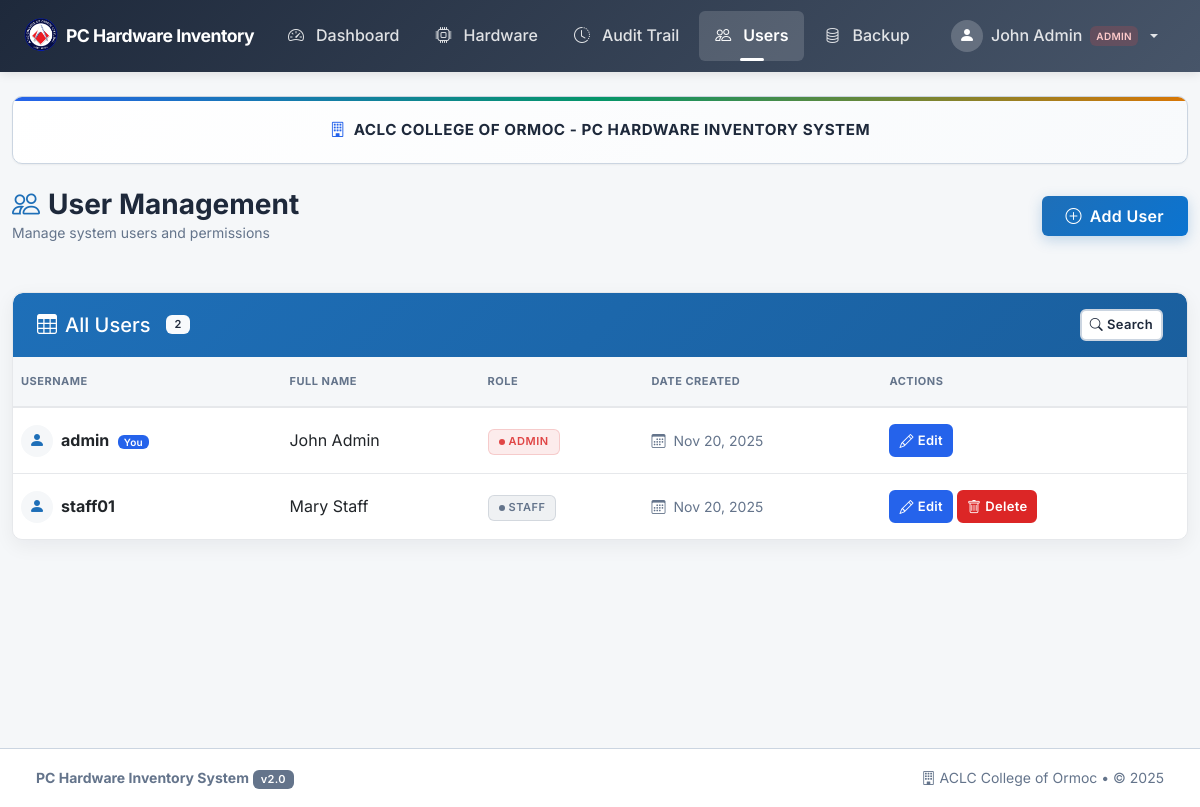
The page /pages/users.php (signed in) on the database its author committed.
### tables this page shows
CREATE TABLE IF NOT EXISTS users (
    id INT AUTO_INCREMENT PRIMARY KEY,
    username VARCHAR(100) NOT NULL UNIQUE,
    password VARCHAR(255) NOT NULL,            
    full_name VARCHAR(255) NOT NULL,
    role VARCHAR(50) DEFAULT 'staff',         
    date_created TIMESTAMP DEFAULT CURRENT_TIMESTAMP
);

### config/security.php (called while the page is built, shortened)
<?php
function escapeOutput($data) {
    return htmlspecialchars($data, ENT_QUOTES, 'UTF-8');
}
?>

### pages/users.php (the view, shortened to what this page needs)
<?php
require_once '../config/security.php';
$conn = getDBConnection();
$records_per_page = 20;
$page = isset($_GET['page']) ? max(1, (int)$_GET['page']) : 1;
$offset = ($page - 1) * $records_per_page;
$count_result = $conn->query("SELECT COUNT(*) as total FROM users");
$total_records = $count_result->fetch_assoc()['total'];
$users = [];
$stmt = $conn->prepare("SELECT * FROM users ORDER BY date_created DESC LIMIT ? OFFSET ?");
$stmt->bind_param("ii", $records_per_page, $offset);
$stmt->execute();
$result = $stmt->get_result();
while ($row = $result->fetch_assoc()) {
    $users[] = $row;
}
include '../includes/header.php';
?>
<div class="row mb-4">
    <div class="col-12">
        <div class="system-branding">
            <h6><i class="bi bi-building" aria-hidden="true"></i> ACLC COLLEGE OF ORMOC - PC HARDWARE INVENTORY SYSTEM</h6>
        </div>
        <div class="page-header-hci">
            <div class="d-flex flex-column flex-md-row justify-content-between align-items-start align-items-md-center gap-3">
                <div>
                    <h1>
                        <i class="bi bi-people" aria-hidden="true"></i> User Management
                    </h1>
                    <p class="subtitle">Manage system users and permissions</p>
                </div>
                <button class="btn btn-primary-cta" data-bs-toggle="modal" data-bs-target="#addUserModal" aria-label="Add new user">
                    <i class="bi bi-plus-circle" aria-hidden="true"></i> Add User
                </button>
            </div>
        </div>
    </div>
</div>
<div class="card table-card" role="region" aria-label="Users list">
    <div class="card-header card-header-primary">
        <div class="d-flex flex-column flex-md-row justify-content-between align-items-start align-items-md-center gap-2">
            <h5 class="mb-0 d-flex align-items-center gap-2">
                <i class="bi bi-table" aria-hidden="true"></i> All Users
                <span class="badge bg-light text-primary ms-2"><?php echo $total_records; ?></span>
            </h5>
            <button class="btn btn-sm btn-light" type="button" id="toggleSearchBtn"
                    aria-expanded="false" aria-controls="searchFilterPanel"
                    onclick="toggleSearchFilter()">
                <i class="bi bi-search" aria-hidden="true"></i>
                <span class="d-none d-sm-inline">Search</span>
            </button>
        </div>
    </div>
    <div class="card-body p-0">
        <div class="table-responsive">
            <table class="table table-hover table-hci mb-0" id="usersTable" role="grid">
                <thead>
                    <tr>
                        <th scope="col">Username</th>
                        <th scope="col">Full Name</th>
                        <th scope="col">Role</th>
                        <th scope="col" class="d-none d-md-table-cell">Date Created</th>
                        <th scope="col">Actions</th>
                    </tr>
                </thead>
                <tbody>
                    <?php if (empty($users)): ?>
                    <tr>
                        <td colspan="5">
                            <div class="empty-state-hci">
                                <i class="bi bi-people empty-icon" aria-hidden="true"></i>
                                <h5>No users found</h5>
                                <p>Get started by adding your first user to the system.</p>
                                <button class="btn btn-primary-cta" data-bs-toggle="modal" data-bs-target="#addUserModal">
                                    <i class="bi bi-plus-circle" aria-hidden="true"></i> Add First User
                                </button>
                            </div>
                        </td>
                    </tr>
                    <?php else: ?>
                    <?php foreach ($users as $user): ?>
                    <tr tabindex="0" role="row">
                        <td data-label="Username">
                            <div class="d-flex align-items-center gap-2">
                                <div class="user-avatar-sm" style="width: 32px; height: 32px; border-radius: 50%; background: var(--bg-page, #f5f7f9); display: flex; align-items: center; justify-content: center; color: var(--primary, #1e6fb8);">
                                    <i class="bi bi-person-fill" aria-hidden="true"></i>
                                </div>
                                <div>
                                    <strong><?php echo escapeOutput($user['username']); ?></strong>
                                    <?php if ($user['id'] === $_SESSION['user_id']): ?>
                                    <span class="badge bg-info badge-sm ms-1">You</span>
                                    <?php endif; ?>
                                </div>
                            </div>
                        </td>
                        <td data-label="Full Name"><?php echo escapeOutput($user['full_name']); ?></td>
                        <td data-label="Role">
                            <?php if ($user['role'] === 'admin'): ?>
                            <span class="badge-role badge-role-admin" title="Administrator">Admin</span>
                            <?php else: ?>
                            <span class="badge-role badge-role-staff" title="Staff member">Staff</span>
                            <?php endif; ?>
                        </td>
                        <td data-label="Date Created" class="d-none d-md-table-cell">
                            <small class="text-muted">
                                <i class="bi bi-calendar3 me-1" aria-hidden="true"></i>
                                <?php echo date('M d, Y', strtotime($user['date_created'])); ?>
                            </small>
                        </td>
                        <td data-label="Actions">
                            <div class="d-flex gap-1 flex-wrap">
                                <button class="btn btn-action btn-info"
                                        onclick='editUser(<?php echo htmlspecialchars(json_encode($user), ENT_QUOTES, "UTF-8"); ?>)'
                                        aria-label="Edit user <?php echo escapeOutput($user['username']); ?>">
                                    <i class="bi bi-pencil" aria-hidden="true"></i>
                                    <span class="d-none d-sm-inline">Edit</span>
                                </button>
                                <?php if ($user['id'] !== $_SESSION['user_id']): ?>
                                <a href="?delete=<?php echo $user['id']; ?>"
                                   class="btn btn-action btn-danger"
                                   onclick="return confirmDelete('Are you sure you want to delete user &quot;<?php echo escapeOutput($user['username']); ?>&quot;? This action cannot be undone.', this)"
                                   aria-label="Delete user <?php echo escapeOutput($user['username']); ?>">
                                    <i class="bi bi-trash" aria-hidden="true"></i>
                                    <span class="d-none d-sm-inline">Delete</span>
                                </a>
                                <?php endif; ?>
                            </div>
                        </td>
                    </tr>
                    <?php endforeach; ?>
                    <?php endif; ?>
                </tbody>
            </table>
        </div>
    </div>
</div>
<?php include '../includes/footer.php'; ?>

### assets/css/theme-hci.css (style rules this page uses)
:root { --primary: #1e6fb8; --primary-hover: #1a5f9e; --primary-contrast: #ffffff; --muted: #6b7280; --bg-page: #f5f7f9; --card-bg: #ffffff; --border: #e6e8eb; --text-primary: #1e293b; --text-secondary: #64748b; --danger: #e04646; --danger-hover: #c53030; --success: #2ea44f; --success-hover: #269c45; --warning: #d97706; --accent: #0b74d1; --radius: 10px; --radius-sm: 6px; --radius-lg: 16px; --shadow: 0 6px 20px rgba(16,24,40,0.06); --shadow-hover: 0 8px 30px rgba(16,24,40,0.1); --gap-xs: 4px; --gap-sm: 8px; --gap-md: 16px; --gap-lg: 24px; --gap-xl: 32px; --transition-fast: 150ms ease; --transition-normal: 250ms ease; --topbar-height: 64px; }
body.has-topbar { background-color: var(--bg-page); padding-top: 0; }
body.has-topbar { background-color: var(--bg-page); }
.card { background: var(--card-bg); border-radius: var(--radius); border: 1px solid var(--border); box-shadow: var(--shadow); }
.card-header.card-header-primary { background: linear-gradient(135deg, var(--primary) 0%, var(--primary-hover) 100%); color: var(--primary-contrast); border-radius: var(--radius) var(--radius) 0 0; border-bottom: none; }
.btn-primary-cta { background: linear-gradient(135deg, var(--primary) 0%, var(--accent) 100%); color: var(--primary-contrast); border: none; padding: var(--gap-sm) var(--gap-lg); border-radius: var(--radius-sm); font-weight: 600; display: inline-flex; align-items: center; gap: var(--gap-sm); transition: all var(--transition-fast); box-shadow: 0 4px 14px rgba(30, 111, 184, 0.25); }
.btn-action { padding: var(--gap-xs) var(--gap-sm); font-size: 13px; border-radius: var(--radius-sm); display: inline-flex; align-items: center; gap: var(--gap-xs); transition: all var(--transition-fast); }
.btn-action i { font-size: 14px; }
.badge-role { display: inline-flex; align-items: center; gap: var(--gap-xs); padding: 3px 10px; font-size: 11px; font-weight: 600; border-radius: var(--radius-sm); text-transform: uppercase; letter-spacing: 0.5px; }
.badge-role-admin { background: rgba(224, 70, 70, 0.1); color: var(--danger); border: 1px solid rgba(224, 70, 70, 0.2); }
.badge-role-admin::before { content: ''; width: 6px; height: 6px; border-radius: 50%; background: var(--danger); }
.badge-role-staff { background: rgba(100, 116, 139, 0.1); color: var(--text-secondary); border: 1px solid rgba(100, 116, 139, 0.2); }
.badge-role-staff::before { content: ''; width: 6px; height: 6px; border-radius: 50%; background: var(--text-secondary); }
#toggleSearchBtn { transition: all var(--transition-fast); }
.table-hci { border-collapse: separate; border-spacing: 0; }
.table-hci thead th { background: var(--bg-page); border-bottom: 2px solid var(--border); color: var(--text-secondary); font-weight: 700; font-size: 11px; text-transform: uppercase; letter-spacing: 0.5px; padding: var(--gap-md) var(--gap-sm); position: sticky; top: 0; z-index: 10; }
.table-hci tbody td { padding: var(--gap-md) var(--gap-sm); vertical-align: middle; border-bottom: 1px solid var(--border); }
.table-hci tbody tr:last-child td { border-bottom: none; }
.page-header-hci { display: flex; flex-direction: column; gap: var(--gap-sm); margin-bottom: var(--gap-lg); }
.page-header-hci h1 { font-size: 1.75rem; font-weight: 700; color: var(--text-primary); display: flex; align-items: center; gap: var(--gap-sm); margin: 0; }
.page-header-hci h1 i { color: var(--primary); }
.page-header-hci .subtitle { color: var(--text-secondary); font-size: 14px; margin: 0; }

### rows shown on the page
users: username "admin", shows "You", full_name "John Admin", role "ADMIN", date_created "Nov 20, 2025"
users: username "staff01", full_name "Mary Staff", role "STAFF", date_created "Nov 20, 2025"

### other values the page prints
escapeOutput($_SESSION['full_name']) "John Admin"
escapeOutput(ucfirst($_SESSION['role'])) "ADMIN"
$total_records "2"
